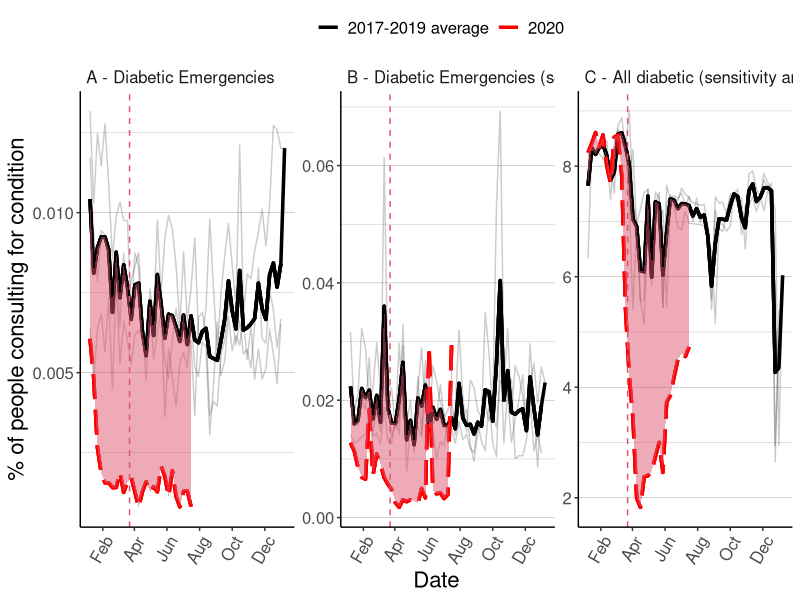

Here is the R script that generated this plot:
#---------------------------------------------------------------------------------------
# Project: Covid-Collateral
# Program Name: outcomesOverall
# Author: Alasdair SA_diabetes_def 
# Date Created: 07/10/2020
# Notes: How sensitive are results to the definition of "diabetes"
#---------------------------------------------------------------------------------------

# Flag missing libraries and install those required
list <-  c("tidyverse", "lubridate", "cowplot")
new.packages <- list[!(list %in% installed.packages()[,"Package"])]
if(length(new.packages)) install.packages(new.packages)

library(tidyverse)
library(lubridate)
library(cowplot)

# Import data -------------------------------------------------------------
outcome_of_interest <- c("diabetes", "diabetes_sa", "diabetes_s2")

outcome_of_interest_namematch <- bind_cols("outcome" = outcome_of_interest, 
																					 "outcome_name" = (c("A - Diabetic Emergencies", 
																					 										"B - Diabetic Emergencies (sensitivity analysis)",
																					 										"C - All diabetic (sensitivity analysis)")
																					 )
)
plot_order <- c(1,2,3) 

outcome_1 <- read_csv(here::here("data", "an_diabetes.csv")) %>%
	mutate_at(vars(weekDate), dmy) %>%
	mutate(proportion = (numOutcome/numEligible)*100) 
outcome_2 <- read_csv(here::here("data/Sens_analysis/an_diab_hyperglyc.csv")) %>%
	mutate_at(vars(weekDate), dmy) %>%
	mutate(proportion = (numOutcome/numEligible)*100) 
outcome_3 <- read_csv(here::here("data/Sens_analysis/an_diabetes_full.csv")) %>%
	mutate_at(vars(weekDate), dmy) %>%
	mutate(proportion = (numOutcome/numEligible)*100) 

plot_main <- function(ii){
	out_file <- get(paste0("outcome_",ii))
	## recode all the factor variables
	out_file <- out_file %>%
		mutate(category_cat = category) %>%
		mutate_at("category_cat" , ~ifelse(stratifier == "gender", 
																			 recode(.,`1` = "Male", `2` = "Female"),
																			 ifelse(stratifier == "age", 
																			 			 recode(.,`10` = "10-30", `20` = "10-30", `30` = "30-50", `40` = "30-50", `50` = "50-70", `60` = "50-70", `70` = "70+", `80` = "70+", `90` = "70+", `100` = "70+"),
																			 			 ifelse(stratifier == "region", 
																			 			 			 recode(.,`1` = "North East",`2` = "North West",`3` = "Yorkshire & the Humber",`4` = "East Midlands",`5` = "West Midlands",`6` = "Eastern",`7` = "South West",`8` = "South Central",`9` = "London",`10` = "South East",`11` = "Northern Ireland"),
																			 			 			 .)
																			 )
		)
		)
	
	df_plot_1 <- out_file %>%
		rename("value" = proportion) %>%
		filter(stratifier == "overall") 
	
	# Week
	figure1 <- ggplot(df_plot_1, aes(x = time, y = value)) +
		geom_line() +
		geom_point() +
		xlab("Date") +
		ylab("Proportion Overall") +
		ggtitle(stringr::str_to_title(outcome_of_interest[ii])) +
		theme_classic() +
		theme(axis.text.x = element_text(angle = 60, hjust = 1)) +
		scale_x_continuous(
			breaks = c(0, 52, 104, 156, 167, 208),
			labels = c("2017", "2018", "2019", "2020", "Lockdown", "2021")
		) +
		geom_vline(xintercept = 167, linetype = "dashed")
	
	# Plot style 2 - relative change from baseline ----------------------------
	Plot_fmt <- df_plot_1 %>%
		mutate(year = year(weekDate)) %>%
		mutate(week = week(weekDate)) 
	
	Plot_2020 <- Plot_fmt %>%
		filter(year == 2020) %>% 
		select(week, "value_20" = value) 
	
	Plot_historical <- Plot_fmt %>%
		filter(year != 2020) %>%
		group_by(week) %>%
		summarise(value = mean(value)) %>% 
		rename("value_hist" = value)
	
	df_plot2 <- Plot_fmt %>% 
		filter(year != 2020) %>%
		left_join(Plot_historical, by = "week") %>%
		left_join(Plot_2020, by = "week") %>%
		mutate(plotWeek = as.Date("1991-01-01")+(week*7)) %>%
		mutate(value_20_low = ifelse(value_20 < value_hist, value_20, value_hist),
					 value_20_hi = ifelse(value_20 > value_hist, value_20, value_hist))
	
	
	name_to_plot_title <- outcome_of_interest_namematch %>%
		filter(outcome == outcome_of_interest[ii]) %>% 
		select(outcome_name)
	
	df_plot2 <- df_plot2 %>%
		mutate(plot_name = pull(name_to_plot_title),
					 fill_group = "lo")

	## bodging so that the lines sync up despite the colour switch
	higher_pts <- which(df_plot2$value_20 > df_plot2$value_hist)
	for(xx in higher_pts){
		dup_row <- df_plot2 %>%
			slice(xx) %>%
			mutate(fill_group = "hi")
		df_plot2 <- df_plot2 %>%
			slice(-xx) %>%
			add_row(dup_row) %>%
			add_row(dup_row)
	}
	
	df_plot2
}

pdf("~/Documents/COVID-Collateral/graphfiles/FigureS15_diabetes_SA.pdf", width = 13, height = 5)

plot_full <- NULL
for(ii in plot_order){
	print(ii)
	plot_full <- plot_full %>%
		bind_rows(
			plot_main(ii)
		)
}
plot_full$plot_name <- factor(plot_full$plot_name, levels = outcome_of_interest_namematch$outcome_name[plot_order])

bkg_colour <- "white"
colors <- c("2020" = "red", "2017-2019 average" = "black")
figure_1b <- ggplot(plot_full, aes(x = plotWeek, y = value, group = year)) +
	geom_line(data = filter(plot_full, year == 2017), alpha = 0.2) +  #aes(col = "2017"), 
	geom_line(data = filter(plot_full, year == 2018), alpha = 0.2) +  #aes(col = "2018"), 
	geom_line(data = filter(plot_full, year == 2019), alpha = 0.2) +  #aes(col = "2019"), 
	geom_line(aes(y = value_hist, col = "2017-2019 average"), lwd = 1.2) +
	geom_line(aes(y = value_20, col = "2020"), lty = 5, lwd = 1.2) +
	geom_ribbon(aes(ymin = value_20, ymax = value_hist), fill = alpha(2, 0.2), lty = 0) +
	scale_x_date(date_labels = "%b", breaks = "2 months") +
	facet_wrap(~plot_name, scales = "free", ncol = 4) +
	geom_vline(xintercept = as.Date("1991-03-23"), linetype = "dashed", col = 2) +
	labs(x = "Date", y = "% of people consulting for condition") +
	theme_classic() +
	theme(axis.title = element_text(size = 16),
				axis.text.y = element_text(size = 12),
				axis.text.x = element_text(angle = 60, hjust = 1, size = 12),
				legend.position = "top",
				plot.background = element_rect(fill = bkg_colour, colour =  NA),
				panel.background = element_rect(fill = bkg_colour, colour =  NA),
				legend.text = element_text(size = 12),
				legend.title = element_text(size = 12),
				legend.background = element_rect(fill = bkg_colour, colour = NA),
				strip.background = element_rect(fill = bkg_colour, colour =  NA),
				strip.text = element_text(size = 12, hjust = 0),
				panel.grid.major = element_blank(),
				panel.grid.minor.x = element_blank(),
				panel.grid.minor.y = element_line(size=.2, color=rgb(0,0,0,0.2)) ,
				panel.grid.major.y = element_line(size=.2, color=rgb(0,0,0,0.3))) +
	scale_color_manual(name = "",
										 breaks = c("2017-2019 average", "2020"),
										 labels = c("2017-2019 average", "2020"),
										 values = colors)
figure_1b
dev.off()


